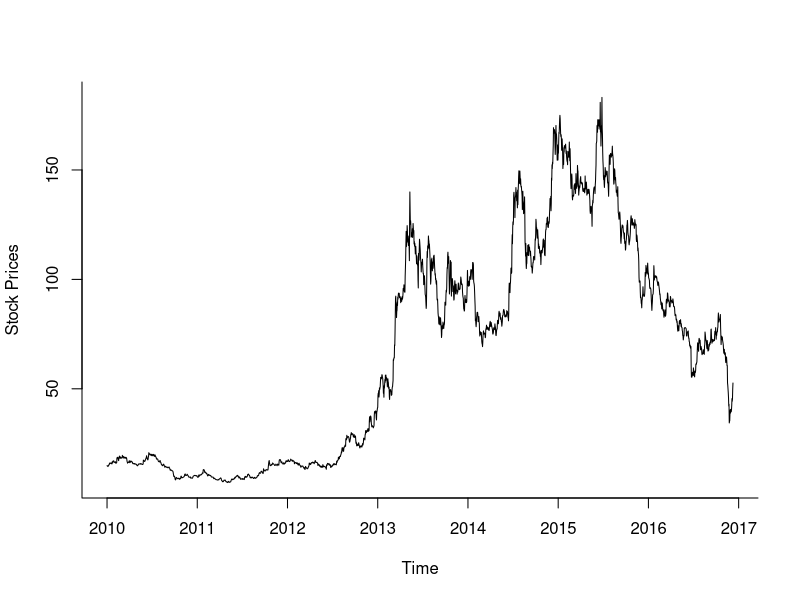

This figure's R source: (Note: this script raises an error after producing the figure.)
library(forecast)
library(ggplot2)
library(fGarch)
library(zoo)
library(tseries)

setwd("D:\\Ms In Business Analytics\\Spring 2020\\Time Series Forecasting\\Final Project")
JkStock =  read.csv("JKTYRE.NS.csv")

##########size and structure of data######################
dim(JkStock)
names(JkStock)
str(JkStock)
attributes(JkStock)
head(JkStock)
tail(JkStock)


########### Summary of different columns #############
summary(JkStock)


########### Checking for Missing-Values##############
sum(is.null(JkStock))

######### converting to a time series ##########
jkPrice = ts(JkStock$Adj.Close, start = c(2010,1), frequency = 365)
tail(jkPrice)
length(jkPrice)
###### Time series Plot #######
plot(jkPrice, xlab = "Time", ylab = "Stock Prices", bty = "l")

#### seperating training and test data #######
# training data -  from year 2010 to 2018
#test data - 2019

stepsAhead <- 242
nTrain <- 2461 - stepsAhead
train.ts <- window(jkPrice, start = c(2010, 1), end = c(2010,nTrain))
tail(train.ts)
head(train.ts)
valid.ts <- window(jkPrice, start = c(2010, nTrain + 1), end = c(2010, nTrain + stepsAhead))
head(valid.ts) 



######## tbats model #####
tbMod = tbats(train.ts)
plot(tbMod)
tbForecast = forecast(tbMod, h =242)
plot(tbForecast)
lines(valid.ts)
plot(tbForecast$residuals)
acf(tbForecast$residuals)
Box.test(tbForecast$residuals)
accuracy(tbForecast, valid.ts)
